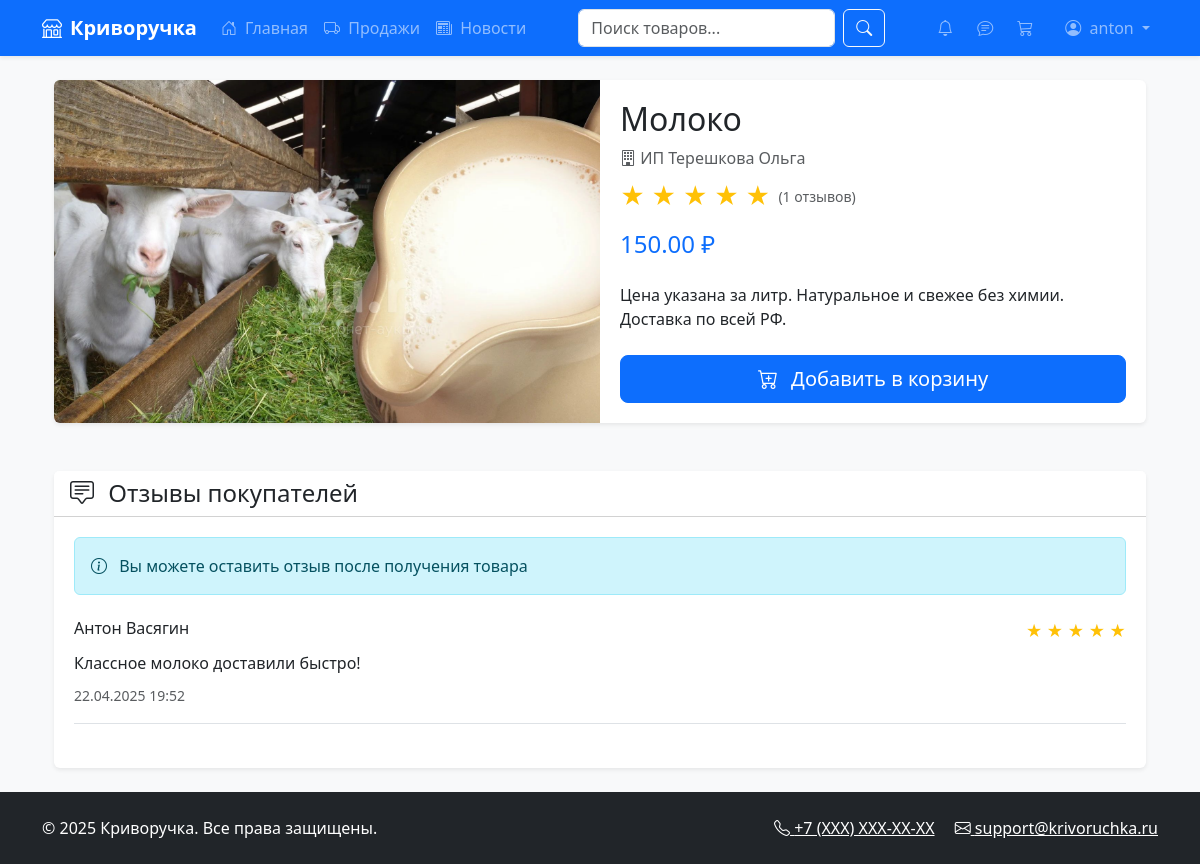
The page /product/2/ (signed in) on the database its author committed.
### marketplace/models.py (models this page shows, shortened)
class User(AbstractUser):
    phone = models.CharField(max_length=20, blank=True)
    avatar = models.ImageField(upload_to='avatars/', blank=True)
    middle_name = models.CharField(max_length=100, blank=True)
    bio = models.TextField(blank=True)
    address = models.TextField(blank=True)
    groups = models.ManyToManyField(
        'auth.Group',
        related_name="marketplace_user_groups",
        blank=True,
    )
    user_permissions = models.ManyToManyField(
        'auth.Permission',
        related_name="marketplace_user_permissions",
        blank=True,
    )

class Product(models.Model):
    seller = models.ForeignKey(User, on_delete=models.CASCADE)
    name = models.CharField(max_length=200)
    manufacturer = models.CharField(max_length=200)
    description = models.TextField()
    price = models.DecimalField(max_digits=10, decimal_places=2)
    image = models.ImageField(upload_to='products/')
    rating = models.FloatField(default=0)
    created_at = models.DateTimeField(auto_now_add=True)

class Review(models.Model):
    user = models.ForeignKey(User, on_delete=models.CASCADE)
    product = models.ForeignKey(Product, on_delete=models.CASCADE, related_name='reviews')
    rating = models.PositiveIntegerField()
    text = models.TextField()
    created_at = models.DateTimeField(auto_now_add=True)
    class Meta:
        unique_together = ['product', 'user']  # Один отзыв на товар от пользователя

### marketplace/views.py (the view)
# urls.py: path('product/<int:pk>/', views.product_detail, name='product_detail'),
@login_required
def product_detail(request, pk):
    product = get_object_or_404(Product, pk=pk)
    can_review = Order.objects.filter(
        user=request.user,
        order_items__product=product,
        status=Order.DELIVERED
    ).exists() and not Review.objects.filter(
        user=request.user,
        product=product
    ).exists()
    if request.method == 'POST' and can_review:
        form = ReviewForm(request.POST)
        if form.is_valid():
            review = form.save(commit=False)
            review.product = product
            review.user = request.user
            review.save()
            product.update_rating()
            messages.success(request, "Ваш отзыв успешно сохранён!")
            return redirect('product_detail', pk=product.pk)  # Обновление редиректа
    else:
        form = ReviewForm()
    return render(request, 'marketplace/product_detail.html', {
        'product': product,
        'form': form,
        'can_review': can_review,
        'user_review': Review.objects.filter(user=request.user, product=product).first()
    })

### marketplace/forms.py
class ReviewForm(forms.ModelForm):
    class Meta:
        model = Review
        fields = ['text', 'rating']

### marketplace/context_processors.py (called while the page is built)
def unread_notifications(request):
    if request.user.is_authenticated:
        return {
            'unread_count': request.user.notifications.filter(is_read=False).count()
        }
    return {}

def unread_chats(request):
    if not request.user.is_authenticated:
        return {}
    unread_count = Message.objects.filter(
        chat__order__order_items__seller=request.user,
        is_read=False
    ).exclude(
        sender=request.user
    ).count()
    return {'unread_chats_count': unread_count}

### marketplace/views.py (called while the page is built)
def base_context(request):
    if request.user.is_authenticated:
        return {'cart_items_count': Cart.objects.filter(user=request.user).count()}
    return {}

### templates/marketplace/product_detail.html (shortened to what this page needs)
{% extends 'marketplace/base.html' %}
{% load static %}
{% block content %}
<div class="container mt-4">
    <div class="card shadow-sm mb-5">
        <div class="row g-0">
            <div class="col-md-6">
                <img src="{{ product.image.url }}" class="img-fluid rounded-start" style="height: 100%; object-fit: cover;" alt="{{ product.name }}">
            </div>
            <div class="col-md-6">
                <div class="card-body">
                    <h2 class="card-title">{{ product.name }}</h2>
                    <p class="text-muted mb-2">
                        <i class="bi bi-building"></i> {{ product.manufacturer }}
                    </p>
                    <div class="d-flex align-items-center mb-3">
                        <div class="rating-stars text-warning me-2">
                            {% for i in "12345" %}
                                {% if forloop.counter <= product.rating %}★{% else %}☆{% endif %}
                            {% endfor %}
                        </div>
                        <small class="text-muted">({{ product.reviews.count }} отзывов)</small>
                    </div>
                    <h4 class="text-primary mb-4">{{ product.price }} ₽</h4>
                    <p class="card-text">{{ product.description }}</p>
                    <form action="{% url 'add_to_cart' product.id %}" method="post" class="mt-4">
                        <button type="submit" class="btn btn-primary btn-lg w-100">
                            <i class="bi bi-cart-plus me-2"></i> Добавить в корзину
                        </button>
                    </form>
                </div>
            </div>
        </div>
    </div>
    <div class="card shadow-sm">
        <div class="card-header bg-white">
            <h4 class="mb-0">
                <i class="bi bi-chat-square-text me-2"></i>
                Отзывы покупателей
            </h4>
        </div>
        <div class="card-body">
            {% if user_review %}
            <div class="alert alert-success mb-4">
                <div class="d-flex justify-content-between align-items-center">
                    <div>
                        <i class="bi bi-check-circle-fill me-2"></i>
                        Вы уже оставили отзыв на этот товар
                    </div>
                    <div class="text-warning">
                        {% for i in "12345" %}
                            {% if forloop.counter <= user_review.rating %}★{% else %}☆{% endif %}
                        {% endfor %}
                    </div>
                </div>
            </div>
            {% elif request.user.is_authenticated %}
            <div class="alert alert-info">
                <i class="bi bi-info-circle me-2"></i>
                Вы можете оставить отзыв после получения товара
            </div>
            {% endif %}
            {% if product.reviews.all %}
            <div class="mt-4">
                {% for review in product.reviews.all %}
                <div class="mb-4 pb-3 border-bottom">
                    <div class="d-flex justify-content-between mb-2">
                        <h6 class="mb-0">{{ review.user.get_full_name|default:review.user.username }}</h6>
                        <div class="text-warning">
                            {% for i in "12345" %}
                                {% if forloop.counter <= review.rating %}★{% else %}☆{% endif %}
                            {% endfor %}
                        </div>
                    </div>
                    <p class="mb-2">{{ review.text }}</p>
                    <small class="text-muted">{{ review.created_at|date:"d.m.Y H:i" }}</small>
                </div>
                {% endfor %}
            </div>
            {% else %}
            <div class="alert alert-info">
                <i class="bi bi-info-circle me-2"></i>
                У этого товара пока нет отзывов
            </div>
            {% endif %}
        </div>
    </div>
</div>
{% endblock %}

### templates/marketplace/base.html (shortened to what this page needs)
<!DOCTYPE html>
<html lang="ru">
{% load custom_filters %}
{% load seller_tags %}
<head>
    <link href="https://cdn.jsdelivr.net/npm/bootstrap@5.3.2/dist/css/bootstrap.min.css" rel="stylesheet">
    <link rel="stylesheet" href="https://cdn.jsdelivr.net/npm/bootstrap-icons@1.11.3/font/bootstrap-icons.min.css">
    <link href="/static/css/style.css" rel="stylesheet">
</head>
<body class="d-flex flex-column min-vh-100 bg-light">
    <nav class="navbar navbar-expand-lg navbar-dark bg-primary shadow-sm position-relative">
        <div class="container">
            <a class="navbar-brand fw-bold" href="{% url 'home' %}">
                <i class="bi bi-shop me-2"></i>Криворучка
            </a>
            <div class="collapse navbar-collapse" id="mainNavbar">
                <ul class="navbar-nav me-auto mb-2 mb-lg-0">
                    <li class="nav-item">
                        <a class="nav-link" href="{% url 'home' %}">
                            <i class="bi bi-house-door me-1"></i> Главная
                        </a>
                    </li>
                    {% if user.is_authenticated %}
                    <li class="nav-item">
                        <a class="nav-link" href="{% url 'seller_orders' %}">
                            <i class="bi bi-truck me-1"></i> Продажи
                        </a>
                    </li>
                    <li class="nav-item">
                        <a class="nav-link" href="{% url 'news_list' %}">
                            <i class="bi bi-newspaper me-1"></i> Новости
                        </a>
                    </li>
                    {% endif %}
                </ul>
                <form method="get" action="{% url 'search_results' %}" class="d-flex position-relative">
    <input type="text"
           id="search-input"
           name="q"
           class="form-control me-2"
           placeholder="Поиск товаров..."
           autocomplete="off"
           aria-label="Поиск товаров">
    <button type="submit" class="btn btn-outline-light">
        <i class="bi bi-search"></i>
    </button>
</form>
                <ul class="navbar-nav ms-auto mb-2 mb-lg-0">
                    {% if user.is_authenticated %}
                    <li class="nav-item me-2">
                        <a class="nav-link position-relative" href="{% url 'notifications' %}">
                            <i class="bi bi-bell"></i>
                        </a>
                    </li>
{% if user.is_authenticated %}
<li class="nav-item me-2">
    <a href="{% url 'seller_chats' %}" class="nav-link position-relative">
    <i class="bi bi-chat-text"></i>
</a>
</li>
{% endif %}
                    <li class="nav-item me-3">
                        <a class="nav-link position-relative" href="{% url 'cart' %}">
                            <i class="bi bi-cart3"></i>
                        </a>
                    </li>
                    <li class="nav-item dropdown">
                        <a class="nav-link dropdown-toggle" href="#" id="userDropdown" role="button" data-bs-toggle="dropdown">
                            <i class="bi bi-person-circle me-1"></i> {{ user.username }}
                        </a>
                    </li>
                    {% endif %}
                </ul>
            </div>
        </div>
    </nav>
    <main class="flex-grow-1">
        <div class="container my-4">
            {% block content %}{% endblock %}
        </div>
    </main>
    <footer class="bg-dark text-white py-4 mt-auto">
        <div class="container">
            <div class="row">
                <div class="col-md-6 text-center text-md-start">
                    <p class="mb-0">&copy; {% now "Y" %} Криворучка. Все права защищены.</p>
                </div>
                <div class="col-md-6 text-center text-md-end">
                    <a href="#" class="text-white me-3"><i class="bi bi-telephone"></i> +7 (XXX) XXX-XX-XX</a>
                    <a href="#" class="text-white"><i class="bi bi-envelope"></i> support@krivoruchka.ru</a>
                </div>
            </div>
        </div>
    </footer>
</body>
</html>

### static/css/style.css (style rules this page uses)
.card { transition: transform 0.3s; border: none; box-shadow: 0 2px 10px rgba(0,0,0,0.1); }
.card-body { padding: 1.25rem; }
.rating-stars { font-size: 1.5rem; cursor: pointer; }

### rows shown on the page
User: username "anton"
Product: image (picture), name "Молоко", manufacturer "ИП Терешкова Ольга", rating 5 (drawn), reviews.count "1", price "150.00", description "Цена указана за литр. Натуральное и свежее без химии. Доставка по всей РФ."
Review: user.get_full_name "Антон Васягин", rating 5 (drawn), text "Классное молоко доставили быстро!", created_at "22.04.2025 19:52"
